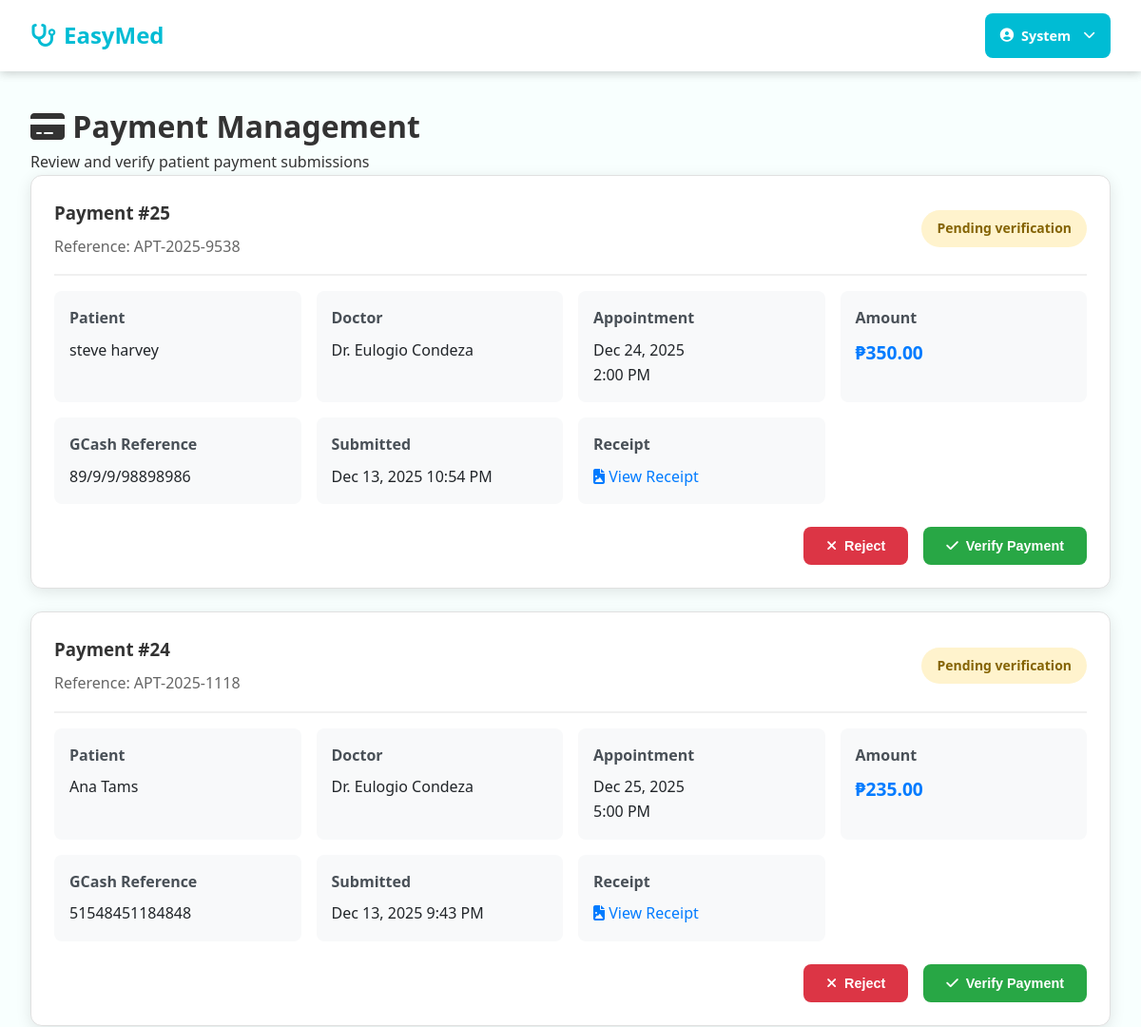
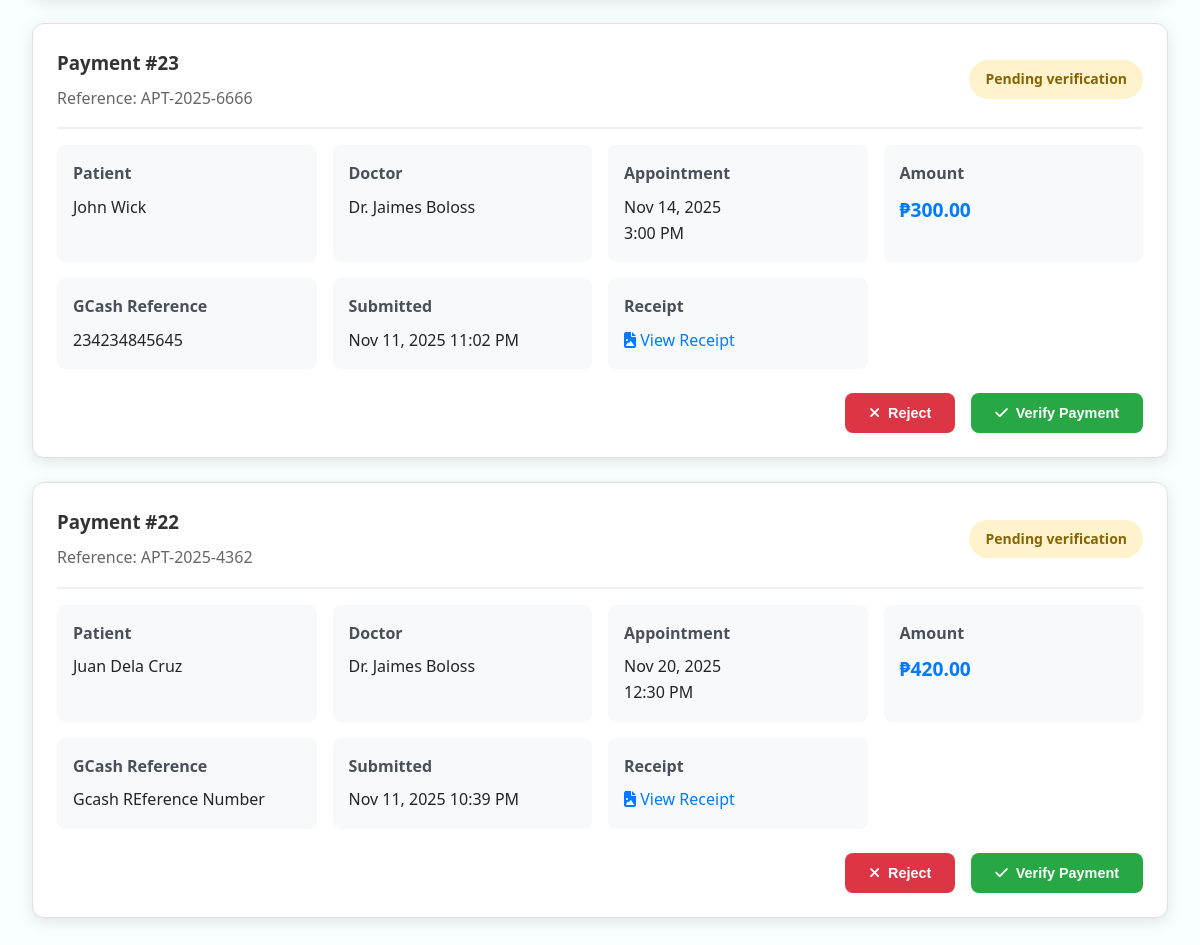
Page /admin/payment-management.php (signed in) on the earlier database version (2 pictures, top to bottom).
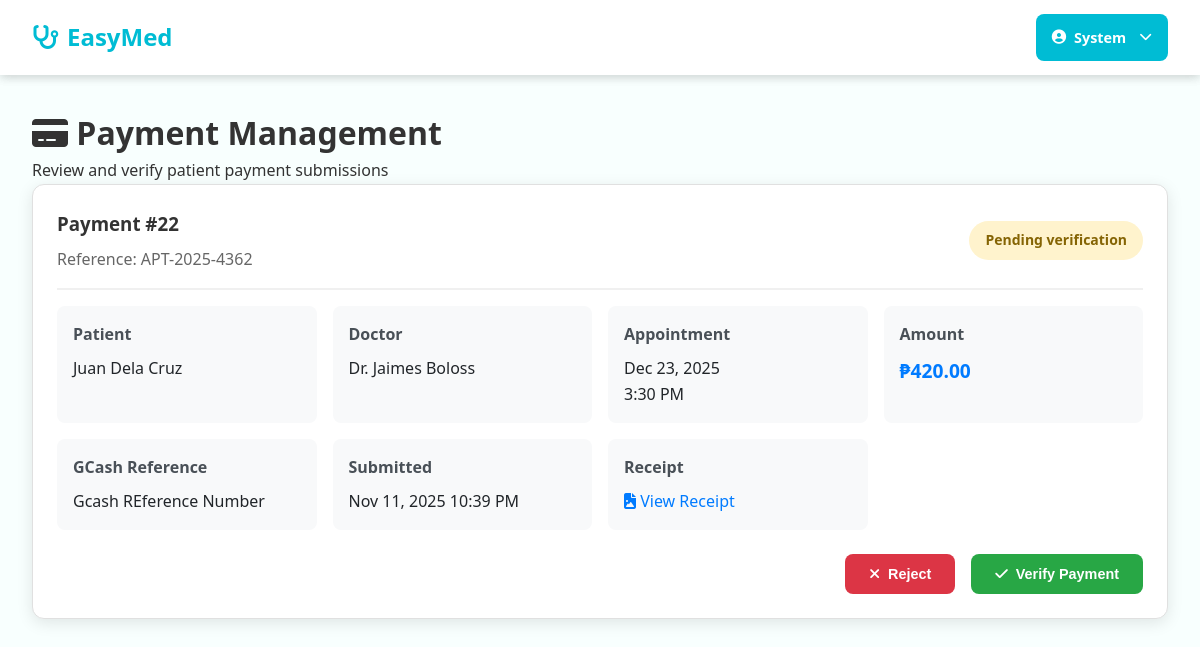
Same page on the later database version.
### tables this page shows
CREATE TABLE payments (
        id INTEGER PRIMARY KEY AUTOINCREMENT,
        appointment_id INTEGER NOT NULL,
        patient_id INTEGER NOT NULL,
        amount DECIMAL(10,2) NOT NULL,
        payment_method VARCHAR(50) DEFAULT 'gcash',
        gcash_reference VARCHAR(100),
        receipt_file VARCHAR(255),
        payment_notes TEXT,
        status VARCHAR(20) DEFAULT 'pending_verification',
        verified_by INTEGER NULL,
        verified_at DATETIME NULL,
        submitted_at DATETIME NOT NULL,
        created_at DATETIME NOT NULL,
        updated_at DATETIME NOT NULL,
        FOREIGN KEY (appointment_id) REFERENCES appointments(id) ON DELETE CASCADE,
        FOREIGN KEY (patient_id) REFERENCES patients(id) ON DELETE CASCADE,
        FOREIGN KEY (verified_by) REFERENCES users(id) ON DELETE SET NULL
    );

CREATE TABLE "appointments" (
            id INTEGER PRIMARY KEY AUTOINCREMENT,
            patient_id INTEGER NOT NULL,
            doctor_id INTEGER NOT NULL,
            appointment_date DATE NOT NULL,
            appointment_time TIME NOT NULL,
            duration INTEGER,
            reason_for_visit TEXT,
            status TEXT CHECK(status IN ('pending', 'rescheduled', 'scheduled', 'completed', 'cancelled', 'no_show')) DEFAULT 'pending',
            notes TEXT,
            patient_info TEXT,
            created_at DATETIME DEFAULT CURRENT_TIMESTAMP,
            updated_at DATETIME DEFAULT CURRENT_TIMESTAMP
        );

### includes/database.php (called while the page is built, shortened)
<?php
class Database {
    private $connection;
    private static $instance = null;
    public static function getInstance() {
        if (self::$instance === null) {
            self::$instance = new self();
        }
        return self::$instance;
    }
    private function connect() {
        try {
            if (DB_TYPE === 'sqlite') {
                $this->connection = new PDO(
                    "sqlite:" . SQLITE_PATH,
                    null,
                    null,
                    array(
                        PDO::ATTR_ERRMODE => PDO::ERRMODE_EXCEPTION,
                        PDO::ATTR_DEFAULT_FETCH_MODE => PDO::FETCH_ASSOC
                    )
                );
                $this->connection->exec('PRAGMA foreign_keys = ON');
            }
        } catch (PDOException $e) {
            die("Database connection failed: " . $e->getMessage());
        }
    }
    public function query($sql, $params = array()) {
        try {
            $stmt = $this->connection->prepare($sql);
            $stmt->execute($params);
            return $stmt;
        } catch (PDOException $e) {
            error_log("Database query error: " . $e->getMessage());
            throw $e;
        }
    }
    public function fetchAll($sql, $params = array()) {
        $stmt = $this->query($sql, $params);
        return $stmt->fetchAll();
    }
}
?>

### admin/payment-management.php (the view, shortened to what this page needs)
<?php
$db = Database::getInstance();
$payments = $db->fetchAll("
    SELECT
        p.*, a.appointment_date, a.appointment_time,
        u_patient.first_name as patient_first_name, u_patient.last_name as patient_last_name,
        u_doctor.first_name as doctor_first_name, u_doctor.last_name as doctor_last_name,
        u_verified.first_name as verified_by_first_name, u_verified.last_name as verified_by_last_name,
        JSON_EXTRACT(a.patient_info, '$.reference_number') as reference_number
    FROM payments p
    JOIN appointments a ON p.appointment_id = a.id
    JOIN patients pt ON p.patient_id = pt.id
    JOIN users u_patient ON pt.user_id = u_patient.id
    JOIN doctors d ON a.doctor_id = d.id
    JOIN users u_doctor ON d.user_id = u_doctor.id
    LEFT JOIN users u_verified ON p.verified_by = u_verified.id
    ORDER BY p.submitted_at DESC
");
?>
<!DOCTYPE html>
<html lang="en">
<head>
    <link rel="stylesheet" href="<?= SITE_URL ?>/assets/css/style.css">
    <link rel="stylesheet" href="https://cdnjs.cloudflare.com/ajax/libs/font-awesome/6.0.0/css/all.min.css">
</head>
<body>
    <?php require_once '../includes/header.php'; ?>
    <div class="admin-container">
        <h1><i class="fas fa-credit-card"></i> Payment Management</h1>
        <p>Review and verify patient payment submissions</p>
        <div class="payment-grid">
            <?php if (empty($payments)): ?>
                <div class="payment-card" style="text-align: center; padding: 3rem;">
                    <i class="fas fa-inbox" style="font-size: 3rem; color: #ccc; margin-bottom: 1rem;"></i>
                    <h3 style="color: #666;">No Payment Submissions</h3>
                    <p style="color: #999;">Payment submissions will appear here for review.</p>
                </div>
            <?php else: ?>
                <?php foreach ($payments as $payment): ?>
                    <div class="payment-card">
                        <div class="payment-header">
                            <div>
                                <h3 style="margin: 0; color: #333;">
                                    Payment #<?= $payment['id'] ?>
                                </h3>
                                <p style="margin: 0.5rem 0 0 0; color: #666;">
                                    Reference: <?= htmlspecialchars(trim($payment['reference_number'], '"')) ?>
                                </p>
                            </div>
                            <span class="payment-status status-<?= $payment['status'] ?>">
                                <?= ucfirst(str_replace('_', ' ', $payment['status'])) ?>
                            </span>
                        </div>
                        <div class="payment-details">
                            <div class="detail-group">
                                <div class="detail-label">Patient</div>
                                <div class="detail-value">
                                    <?= htmlspecialchars($payment['patient_first_name'] . ' ' . $payment['patient_last_name']) ?>
                                </div>
                            </div>
                            <div class="detail-group">
                                <div class="detail-label">Doctor</div>
                                <div class="detail-value">
                                    Dr. <?= htmlspecialchars($payment['doctor_first_name'] . ' ' . $payment['doctor_last_name']) ?>
                                </div>
                            </div>
                            <div class="detail-group">
                                <div class="detail-label">Appointment</div>
                                <div class="detail-value">
                                    <?= date('M j, Y', strtotime($payment['appointment_date'])) ?><br>
                                    <?= date('g:i A', strtotime($payment['appointment_time'])) ?>
                                </div>
                            </div>
                            <div class="detail-group">
                                <div class="detail-label">Amount</div>
                                <div class="detail-value" style="font-size: 1.2rem; font-weight: bold; color: #007bff;">
                                    ₱<?= number_format($payment['amount'], 2) ?>
                                </div>
                            </div>
                            <div class="detail-group">
                                <div class="detail-label">GCash Reference</div>
                                <div class="detail-value">
                                    <?= htmlspecialchars($payment['gcash_reference']) ?>
                                </div>
                            </div>
                            <div class="detail-group">
                                <div class="detail-label">Submitted</div>
                                <div class="detail-value">
                                    <?= date('M j, Y g:i A', strtotime($payment['submitted_at'])) ?>
                                </div>
                            </div>
                            <?php if ($payment['receipt_file']): ?>
                            <div class="detail-group">
                                <div class="detail-label">Receipt</div>
                                <div class="detail-value">
                                    <a href="<?= SITE_URL ?>/assets/uploads/payment_receipts/<?= htmlspecialchars($payment['receipt_file']) ?>"
                                       target="_blank" class="receipt-link">
                                        <i class="fas fa-file-image"></i> View Receipt
                                    </a>
                                </div>
                            </div>
                            <?php endif; ?>
                        </div>
                        <?php if ($payment['status'] === 'pending_verification'): ?>
                        <div class="payment-actions">
                            <form method="post" style="display: inline;">
                                <button type="submit" class="btn btn-danger"
                                        onclick="return confirm('Are you sure you want to reject this payment?')">
                                    <i class="fas fa-times"></i> Reject
                                </button>
                            </form>
                            <form method="post" style="display: inline;">
                                <button type="submit" class="btn btn-success"
                                        onclick="return confirm('Are you sure you want to verify this payment?')">
                                    <i class="fas fa-check"></i> Verify Payment
                                </button>
                            </form>
                        </div>
                        <?php endif; ?>
                    </div>
                <?php endforeach; ?>
            <?php endif; ?>
        </div>
    </div>
</body>
</html>

### includes/header.php (shortened to what this page needs)
<!DOCTYPE html>
<html lang="en">
<head>
    <link rel="stylesheet" href="<?php echo SITE_URL; ?>/assets/css/style.css">
    <link rel="stylesheet" href="https://cdnjs.cloudflare.com/ajax/libs/font-awesome/6.4.0/css/all.min.css">
    <link rel="stylesheet" href="<?php echo SITE_URL; ?>/assets/css/components/header.css">
    <link rel="stylesheet" href="<?php echo SITE_URL; ?>/assets/css/components/footer.css">
</head>
<body>
    <header class="header">
        <nav class="nav-container">
            <a href="<?php echo SITE_URL; ?>/index.php" class="logo">
                <i class="fas fa-stethoscope"></i> EasyMed
            </a>
            <div class="nav-auth">
                <?php if (isset($_SESSION['user_id'])): ?>
                    <div class="dropdown-nav">
                        <a href="#" class="dropdown-toggle">
                            <i class="fas fa-user-circle"></i> <span>System</span>
                            <i class="fas fa-chevron-down" style="margin-left: 5px; font-size: 0.8rem;"></i>
                        </a>
                    </div>
                <?php endif; ?>
            </div>
        </nav>
    </header>
    <main class="main-content">

### assets/css/style.css (style rules this page uses)
:root { --primary-cyan: #00bcd4; --light-cyan: #4dd0e1; --dark-cyan: #0097a7; --white: #ffffff; --light-gray: #f5f5f5; --medium-gray: #e0e0e0; --dark-gray: #757575; --text-dark: #333333; --text-light: #666666; --success: #4caf50; --warning: #ff9800; --error: #f44336; --shadow: rgba(0, 188, 212, 0.1); }
* { margin: 0; padding: 0; box-sizing: border-box; }
body { font-family: 'Segoe UI', Tahoma, Geneva, Verdana, sans-serif; line-height: 1.6; color: var(--text-dark); background-color: #f8fffe; }
.main-content { min-height: calc(100vh - 75px); }
.btn { padding: 0.75rem 1.5rem; border: none; border-radius: 8px; cursor: pointer; font-size: 0.9rem; font-weight: 600; text-decoration: none; display: inline-flex; align-items: center; gap: 0.5rem; transition: all 0.3s ease; text-align: center; justify-content: center; }

### assets/css/components/header.css (style rules this page uses)
.header { background: var(--white); box-shadow: 0 2px 10px rgba(0,0,0,0.1); position: sticky; top: 0; z-index: 1000; }
.nav-container { max-width: 100vw; margin: 0 auto; padding: 0 2rem; display: flex; align-items: center; justify-content: space-between; height: 75px; box-shadow: 0 2px 10px rgba(0,0,0,0.1); }
.logo { font-size: 1.5rem; font-weight: bold; color: var(--primary-cyan); text-decoration: none; display: flex; align-items: center; gap: 0.5rem; }
.nav-auth { display: flex; align-items: center; gap: 1rem; }
.dropdown-nav { position: relative; }
.dropdown-toggle { display: flex; align-items: center; gap: 0.5rem; padding: 0.75rem 1rem; background: var(--primary-cyan); color: var(--white); text-decoration: none; border-radius: 8px; font-weight: 600; transition: all 0.3s ease; font-size: 0.9rem; }

### admin/payment-management.php (style rules this page uses)
.admin-container { max-width: 1400px; margin: 0 auto; padding: 2rem; }
.payment-grid { display: grid; gap: 1.5rem; }
.payment-card { background: white; border-radius: 12px; padding: 1.5rem; box-shadow: 0 4px 16px rgba(0,0,0,0.1); border: 1px solid #e0e0e0; }
.payment-header { display: flex; justify-content: space-between; align-items: center; margin-bottom: 1rem; padding-bottom: 1rem; border-bottom: 2px solid #f0f0f0; }
.payment-status { padding: 0.5rem 1rem; border-radius: 20px; font-weight: bold; font-size: 0.875rem; }
.status-pending_verification { background: #fff3cd; color: #856404; }
.payment-details { display: grid; grid-template-columns: repeat(auto-fit, minmax(250px, 1fr)); gap: 1rem; margin-bottom: 1.5rem; }
.detail-group { background: #f8f9fa; padding: 1rem; border-radius: 8px; }
.detail-label { font-weight: bold; color: #495057; margin-bottom: 0.5rem; }
.detail-value { color: #212529; }
.payment-actions { display: flex; gap: 1rem; justify-content: flex-end; }
.btn { padding: 0.75rem 1.5rem; border: none; border-radius: 8px; cursor: pointer; font-weight: 600; text-decoration: none; display: inline-flex; align-items: center; gap: 0.5rem; transition: all 0.3s ease; }
.btn-success { background: #28a745; color: white; }
.btn-danger { background: #dc3545; color: white; }
.receipt-link { color: #007bff; text-decoration: none; }

Differences in the rows shown:
removed payments: id "25", reference_number "APT-2025-9538", status "Pending verification", patient_last_name "steve harvey", doctor_last_name "Eulogio Condeza", appointment.appointment_date "Dec 24, 2025", appointment.appointment_time "2:00 PM", amount "350.00", gcash_reference "89/9/9/98898986", submitted_at "Dec 13, 2025 10:54 PM"
removed payments: id "24", reference_number "APT-2025-1118", status "Pending verification", patient_last_name "Ana Tams", doctor_last_name "Eulogio Condeza", appointment.appointment_date "Dec 25, 2025", appointment.appointment_time "5:00 PM", amount "235.00", gcash_reference "51548451184848", submitted_at "Dec 13, 2025 9:43 PM"
removed payments: id "23", reference_number "APT-2025-6666", status "Pending verification", patient_last_name "John Wick", doctor_last_name "Jaimes Boloss", appointment.appointment_date "Nov 14, 2025", appointment.appointment_time "3:00 PM", amount "300.00", gcash_reference "234234845645", submitted_at "Nov 11, 2025 11:02 PM"
changed through a linked row, payments "Gcash REference Number": appointment.appointment_date "Nov 20, 2025" → "Dec 23, 2025"; appointment.appointment_time "12:30 PM" → "3:30 PM"
